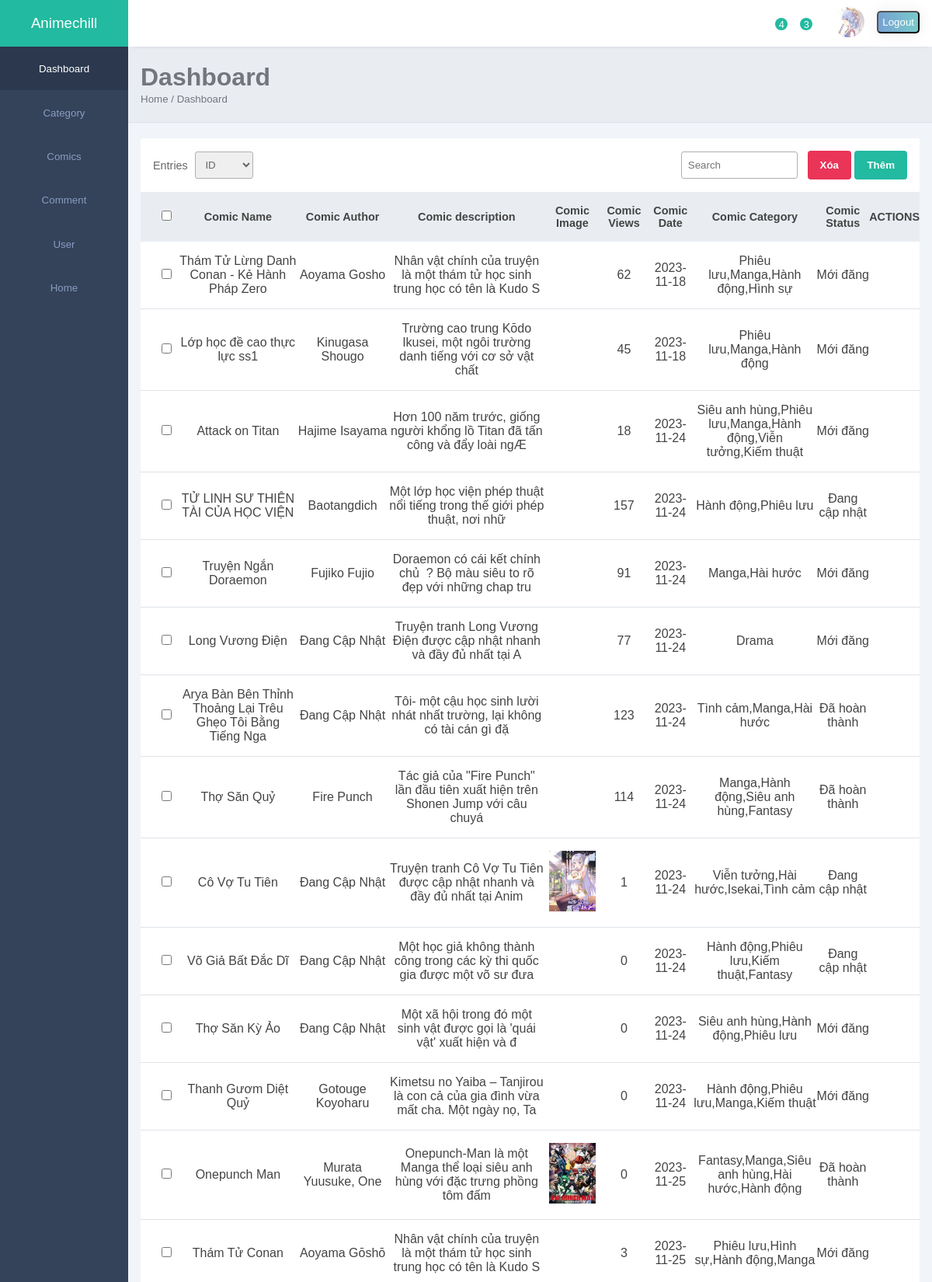
Page /admin/comics.php (signed in, upper part) on the committed database.
### tables this page shows
CREATE TABLE `comic` (
  `comic_id` int(10) UNSIGNED NOT NULL,
  `comic_name` varchar(225) NOT NULL,
  `comic_author` varchar(225) NOT NULL,
  `comic_description` text DEFAULT NULL,
  `comic_img` varchar(225) NOT NULL,
  `comic_views` int(10) DEFAULT NULL,
  `comic_date` date NOT NULL,
  `comic_status` varchar(225) NOT NULL,
  `like` int(10) NOT NULL DEFAULT 0,
  `follow` int(10) NOT NULL DEFAULT 0
);

### admin/controller/function.php (called while the page is built, shortened)
<?php
function select_comic() {
    include __DIR__.'/../../database/config.php';
    if(isset($_POST['search'])) {
        $search_input = $_POST['search_input'];
        $sql = "SELECT * FROM comic WHERE comic_name LIKE '%$search_input%'";
    } else {
        $sql = "SELECT * FROM comic";
    }
    $statement = $pdo->prepare($sql);
    $statement->execute();
    $result = $statement->fetchAll(PDO::FETCH_ASSOC);
    $sql_select_all_category = "SELECT comic_id, GROUP_CONCAT(comic_category.category_id) AS category_ids,
                                GROUP_CONCAT(category.category_name) AS category_names
                                FROM comic_category
                                INNER JOIN category ON comic_category.category_id = category.category_id
                                GROUP BY comic_id";
    $stmt_select_all_category = $pdo->prepare($sql_select_all_category);
    $stmt_select_all_category->execute();
    $data = [];
    while($row = $stmt_select_all_category->fetch(PDO::FETCH_ASSOC)) {
        $data[] = [
            'comic_id' => $row['comic_id'],
            'category_ids' => $row['category_ids'],
            'category_names' => $row['category_names']
        ];
    }
}
?>

### admin/comics.php (the view, shortened to what this page needs)
<!DOCTYPE html>
<html lang="en">
    <head>
        <link rel="stylesheet" href="./assets/style.css">
        <link rel="stylesheet"
            href="https://maxst.icons8.com/vue-static/landings/line-awesome/line-awesome/1.3.0/css/line-awesome.min.css">
    </head>
    <body>
        <?php include('./layout/sidebar.php') ?>
        <div class="main-content">
            <?php include('./layout/header.php') ?>
            <main>
                <div class="page-header">
                    <h1>
                        <?php if (!isset($_GET[ 'link' ]) || $link == 'index') {
                            echo 'Dashboard';
                        } elseif ($link == 'category') {
                            echo 'Category';
                        } elseif ($link == 'comics') {
                            echo 'Comics';
                        } elseif ($link == 'comment') {
                            echo 'Comment';
                        } elseif ($link == 'user') {
                            echo 'User';
                        } ?>
                    </h1>
                    <small>Home /
                        <?php if (!isset($_GET[ 'link' ]) || $link == 'index') {
                            echo 'Dashboard';
                        } elseif ($link == 'category') {
                            echo 'Category';
                        } elseif ($link == 'comics') {
                            echo 'Comics';
                        } elseif ($link == 'comment') {
                            echo 'Comment';
                        } elseif ($link == 'user') {
                            echo 'User';
                        } ?>
                    </small>
                </div>
                <div class="page-content">
                    <div class="records table-responsive">
                        <div class="record-header">
                            <div class="add">
                                <span>Entries</span>
                                <select>
                                    <option value="">ID</option>
                                </select>
                            </div>
                            <div class="browse">
                                <form action="" method="POST" class="search_box">
                                    <input type="search" placeholder="Search" class="record-search" name="search_input">
                                </form>
                                <div class="action_btn">
                                    <button class="remove_btn" id="delete">Xóa</button>
                                    <a href="./create/create_comics.php?link=comics">
                                        <button class="add_btn">Thêm</button>
                                    </a>
                                </div>
                            </div>
                        </div>
                        <div>
                            <table width="100%">
                                <thead>
                                    <tr>
                                        <th style="width: 5%;"><input type="checkbox" name="select_all" id="select_all">
                                        </th>
                                        <th style="width: 15%;"><span class="las la-sort"></span>Comic Name</th>
                                        <th><span class="las la-sort"></span>Comic Author</th>
                                        <th style="width: 20%;"><span class="las la-sort"></span>Comic description
                                        </th>
                                        <th><span class="las la-sort"></span>Comic Image</th>
                                        <th><span class="las la-sort"></span>Comic Views</th>
                                        <th><span class="las la-sort"></span>Comic Date</th>
                                        <th style="width: 15%;"><span class="las la-sort"></span>Comic Category</th>
                                        <th><span class="las la-sort"></span>Comic Status</th>
                                        <th><span class="las la-sort"></span> ACTIONS</th>
                                    </tr>
                                </thead>
                                <tbody>
                                    <?php
                                    include('./controller/function.php');
                                    select_comic();
                                    ?>
                                    <?php foreach ($result as $row) { ?>
                                        <tr>
                                            <td><input type="checkbox" value="<?= $row[ 'comic_id' ] ?>" name="select">
                                            </td>
                                            <td>
                                                <?= $row[ 'comic_name' ] ?>
                                            </td>
                                            <td>
                                                <?= $row[ 'comic_author' ] ?>
                                            </td>
                                            <td>
                                                <?= substr($row[ 'comic_description' ], 0, 100) ?>
                                            </td>
                                            <td>
                                                <img src="../assets/imgs/<?= $row[ 'comic_img' ] ?>" alt=""
                                                    style="width: 60px;">
                                            </td>
                                            <td>
                                                <?= $row[ 'comic_views' ] ?>
                                            </td>
                                            <td>
                                                <?= $row[ 'comic_date' ] ?>
                                            </td>
                                            <?php
                                            $category_names = [];
                                            foreach ($data as $cate) {
                                                if ($cate[ 'comic_id' ] == $row[ 'comic_id' ]) {
                                                    $category_names[] = $cate[ 'category_names' ];
                                                }
                                            }
                                            ?>
                                            <td>
                                                <?= implode(', ', $category_names) ?>
                                            </td>
                                            <td>
                                                <?php if ($row[ 'comic_status' ] == 'Ongoing') {
                                                    echo 'Mới đăng';
                                                } elseif ($row[ 'comic_status' ] == 'Upcoming') {
                                                    echo 'Đang cập nhật';
                                                } elseif ($row[ 'comic_status' ] == 'Completed') {
                                                    echo 'Đã hoàn thành';
                                                } ?>
                                            </td>
                                            <td>
                                                <div class="actions">
                                                    <a
                                                        href="./update/update_comics.php?link=comics&comic_id=<?= $row[ 'comic_id' ] ?>">
                                                    </a>
                                                    <a href="comics.php?link=comics&comic_id=<?= $row[ 'comic_id' ] ?>">
                                                    </a>
                                                </div>
                                            </td>
                                        </tr>
                                    <?php } ?>
                                </tbody>
                            </table>
                        </div>
                    </div>
                </div>
            </main>
        </div>
    </body>
</html>

### admin/layout/sidebar.php (shortened to what this page needs)
<div class="sidebar">
    <div class="side-header">
        <h3>A<span>nimechill</span></h3>
    </div>
    <div class="side-content">
        <div class="side-menu">
            <ul>
                <li>
                    <a href="/animechill/admin/index.php?link=index"
                        class="<?php echo (!isset($_GET[ 'link' ]) || $link == 'index') ? ' active' : ''; ?>">
                        <small>Dashboard</small>
                    </a>
                </li>
                <li>
                    <a href="/animechill/admin/category.php?link=category"
                        class="<?php echo ($link == 'category') ? ' active' : ''; ?>">
                        <small>Category</small>
                    </a>
                </li>
                <li>
                    <a href="/animechill/admin/comics.php?link=comics"
                        class="<?php echo ($link == 'comics') ? ' active' : ''; ?>">
                        <small>Comics</small>
                    </a>
                </li>
                <li>
                    <a href="/animechill/admin/comment.php?link=comment"
                        class="<?php echo ($link == 'comment') ? ' active' : ''; ?>">
                        <small>Comment</small>
                    </a>
                </li>
                <li>
                    <a href="/animechill/admin/user.php?link=user"
                        class="<?php echo ($link == 'user') ? ' active' : ''; ?>">
                        <small>User</small>
                    </a>
                </li>
                <li>
                    <a href="/animechill/index.php">
                        <small>Home</small>
                    </a>
                </li>
            </ul>
        </div>
    </div>
</div>

### admin/layout/header.php (shortened to what this page needs)
<header>
    <div class="header-content">
        <div class="header-menu">
            <div class="notify-icon">
                <span class="notify">4</span>
            </div>
            <div class="notify-icon">
                <span class="notify">3</span>
            </div>
            <form action="" method="POST" class="user">
                <div class="bg-img" style="background-image: url(/humg-dashboard/admin/assets/img/avatar.jpg)"></div>
                <button type="submit" name="logout" class="btn-grad">
                    <span>Logout</span>
                </button>
            </form>
        </div>
    </div>
</header>

### admin/assets/style.css (style rules this page uses)
:root { --main-color: #22BAA0; --color-dark: #34425A; --text-grey: #B0B0B0; --color-red: #ea3458 }
* { margin: 0; padding: 0; text-decoration: none; list-style-type: none; box-sizing: border-box; font-family: 'Merriweather', sans-serif; }
.sidebar { position: fixed; height: 100%; width: 165px; left: 0; bottom: 0; top: 0; z-index: 100; background: var(--color-dark); transition: left 300ms; }
.side-header { box-shadow: 0px 5px 5px -5px rgb(0 0 0 /10%); background: var(--main-color); height: 60px; display: flex; justify-content: center; align-items: center; }
.side-header h3, side-head span { color: #fff; font-weight: 400; font-family: 'Merriweather', sans-serif; }
.side-content { height: calc(100vh - 60px); overflow: auto; }
.bg-img { background-repeat: no-repeat; background-size: cover; border-radius: 50%; background-size: cover; }
.side-menu ul { text-align: center; }
.side-menu a { display: block; padding: 1.2rem 0rem; }
.side-menu a.active { background: #2B384E; }
.side-menu a.active span, .side-menu a.active small { color: #fff; }
.side-menu a span, .side-menu a small { color: #899DC1; }
.main-content { margin-left: 165px; width: calc(100% - 165px); transition: margin-left 300ms; }
header { position: fixed; right: 0; top: 0; left: 165px; z-index: 100; height: 60px; box-shadow: 0px 5px 5px -5px rgb(0 0 0 /10%); background: #fff; transition: left 300ms; }
.header-content, .header-menu { display: flex; align-items: center; }
.header-content { justify-content: space-between; padding: 0rem 1rem; }
.header-menu { justify-content: flex-end; padding-top: .5rem; }
.header-menu label, .header-menu .notify-icon { margin-right: 2rem; position: relative; }
.notify-icon span:last-child { position: absolute; background: var(--main-color); height: 16px; width: 16px; display: flex; justify-content: center; align-items: center; border-radius: 50%; right: -5px; top: -5px; color: #fff; font-size: .8rem; font-weight: 500; }
.user { display: flex; align-items: center; }
.user div, .client-img { height: 40px; width: 40px; margin-right: 1rem; }
main { margin-top: 60px; }
.page-header { padding: 1.3rem 1rem; background: #E9edf2; border-bottom: 1px solid #dee2e8; }
.page-header h1, .page-header small { color: #74767d; }
.page-content { padding: 1.3rem 1rem; background: #f1f4f9; }
.records { box-shadow: 0px 5px 5px -5px rgb(0 0 0 / 10%); background: #fff; border-radius: 3px; }
.record-header { padding: 1rem; display: flex; justify-content: space-between; align-items: center; }
.add, .browse { display: flex; align-items: center; }
.add span { display: inline-block; margin-right: .6rem; font-size: .9rem; color: #666; }
input, button, select { outline: none; }
.add select, .browse input, .browse select { height: 35px; border: 1px solid #b0b0b0; border-radius: 3px; display: inline-block; width: 75px; padding: 0rem .5rem; margin-right: .8rem; color: #666; }
.add_btn { background: var(--main-color); color: #fff; height: 37px; border-radius: 4px; padding: 0rem 1rem; border: none; font-weight: 600; }
.remove_btn { background: var(--color-red); color: #fff; height: 37px; border-radius: 4px; padding: 0rem 1rem; border: none; font-weight: 600; cursor: pointer; }
.browse input { width: 150px; }
.table-responsive { width: 100%; overflow: auto; }
table { border-collapse: collapse; }
table thead tr { background: #e9edf2; }
table thead th { padding: 1rem 0rem; text-align: center; color: #444; font-size: .9rem; }
table thead th:first-child { padding-left: 1rem; }
table tbody td { padding: 1rem 0rem; color: #444; text-align: center; }
table tbody td:first-child { padding-left: 1rem; color: var(--main-color); font-weight: 600; font-size: .9rem; }
table tbody tr { border-bottom: 1px solid #dee2e8; }
.btn-grad { background-image: linear-gradient(to right, #77A1D3 0%, #79CBCA 51%, #77A1D3 100%); padding: 5px; text-align: center; transition: 0.5s; background-size: 200% auto; color: white; box-shadow: 0 0 20px #eee; border-radius: 5px; display: block; }

### admin/comics.php (style rules this page uses)
.search_box { position: relative; display: flex; align-items: center; justify-content: flex-end; }

### rows in the picture
comic: comic_name "Thám Tử Lừng Danh Conan - Kẻ Hành Pháp Zero", comic_author "Aoyama Gosho", comic_description "Nhân vật chính của truyện là một thám tử học sinh trung học có tên là Kudo S", comic_views "62", comic_date "2023-11-18", category_names "Phiêu lưu,Manga,Hành động,Hình sự", comic_status "Mới đăng"
comic: comic_name "Lớp học đề cao thực lực ss1", comic_author "Kinugasa Shougo", comic_description "Trường cao trung Kōdo Ikusei, một ngôi trường danh tiếng với cơ sở vật chất", comic_views "45", comic_date "2023-11-18", category_names "Phiêu lưu,Manga,Hành động", comic_status "Mới đăng"
comic: comic_name "Attack on Titan", comic_author "Hajime Isayama", comic_description "Hơn 100 năm trước, giống người khổng lồ Titan đã tấn công và đẩy loài ngÆ", comic_views "18", comic_date "2023-11-24", category_names "Siêu anh hùng,Phiêu lưu,Manga,Hành động,Viễn tưởng,Kiếm thuật", comic_status "Mới đăng"
comic: comic_name "TỬ LINH SƯ THIÊN TÀI CỦA HỌC VIỆN", comic_author "Baotangdich", comic_description "Một lớp học viện phép thuật nổi tiếng trong thế giới phép thuật, nơi nhữ", comic_views "157", comic_date "2023-11-24", category_names "Hành động,Phiêu lưu", comic_status "Đang cập nhật"
comic: comic_name "Truyện Ngắn Doraemon", comic_author "Fujiko Fujio", comic_description "Doraemon có cái kết chính chủ ? Bộ màu siêu to rõ đẹp với những chap tru", comic_views "91", comic_date "2023-11-24", category_names "Manga,Hài hước", comic_status "Mới đăng"
comic: comic_name "Long Vương Điện", comic_author "Đang Cập Nhật", comic_description "Truyện tranh Long Vương Điện được cập nhật nhanh và đầy đủ nhất tại A", comic_views "77", comic_date "2023-11-24", category_names "Drama", comic_status "Mới đăng"
comic: comic_name "Arya Bàn Bên Thỉnh Thoảng Lại Trêu Ghẹo Tôi Bằng Tiếng Nga", comic_author "Đang Cập Nhật", comic_description "Tôi- một cậu học sinh lười nhát nhất trường, lại không có tài cán gì đặ", comic_views "123", comic_date "2023-11-24", category_names "Tình cảm,Manga,Hài hước", comic_status "Đã hoàn thành"
comic: comic_name "Thợ Săn Quỷ", comic_author "Fire Punch", comic_description "Tác giả của \"Fire Punch\" lần đầu tiên xuất hiện trên Shonen Jump với câu chuyá", comic_views "114", comic_date "2023-11-24", category_names "Manga,Hành động,Siêu anh hùng,Fantasy", comic_status "Đã hoàn thành"
comic: comic_name "Cô Vợ Tu Tiên", comic_author "Đang Cập Nhật", comic_description "Truyện tranh Cô Vợ Tu Tiên được cập nhật nhanh và đầy đủ nhất tại Anim", comic_img (picture), comic_views "1", comic_date "2023-11-24", category_names "Viễn tưởng,Hài hước,Isekai,Tình cảm", comic_status "Đang cập nhật"
comic: comic_name "Võ Giả Bất Đắc Dĩ", comic_author "Đang Cập Nhật", comic_description "Một học giả không thành công trong các kỳ thi quốc gia được một võ sư đưa", comic_views "0", comic_date "2023-11-24", category_names "Hành động,Phiêu lưu,Kiếm thuật,Fantasy", comic_status "Đang cập nhật"
comic: comic_name "Thợ Săn Kỳ Ảo", comic_author "Đang Cập Nhật", comic_description "Một xã hội trong đó một sinh vật được gọi là 'quái vật' xuất hiện và đ", comic_views "0", comic_date "2023-11-24", category_names "Siêu anh hùng,Hành động,Phiêu lưu", comic_status "Mới đăng"
comic: comic_name "Thanh Gươm Diệt Quỷ", comic_author "Gotouge Koyoharu", comic_description "Kimetsu no Yaiba – Tanjirou là con cả của gia đình vừa mất cha. Một ngày nọ, Ta", comic_views "0", comic_date "2023-11-24", category_names "Hành động,Phiêu lưu,Manga,Kiếm thuật", comic_status "Mới đăng"
comic: comic_name "Onepunch Man", comic_author "Murata Yuusuke, One", comic_description "Onepunch-Man là một Manga thể loại siêu anh hùng với đặc trưng phồng tôm đấm", comic_img (picture), comic_views "0", comic_date "2023-11-25", category_names "Fantasy,Manga,Siêu anh hùng,Hài hước,Hành động", comic_status "Đã hoàn thành"
comic: comic_name "Thám Tử Conan", comic_author "Aoyama Gōshō", comic_description "Nhân vật chính của truyện là một thám tử học sinh trung học có tên là Kudo S", comic_views "3", comic_date "2023-11-25", category_names "Phiêu lưu,Hình sự,Hành động,Manga", comic_status "Mới đăng"
